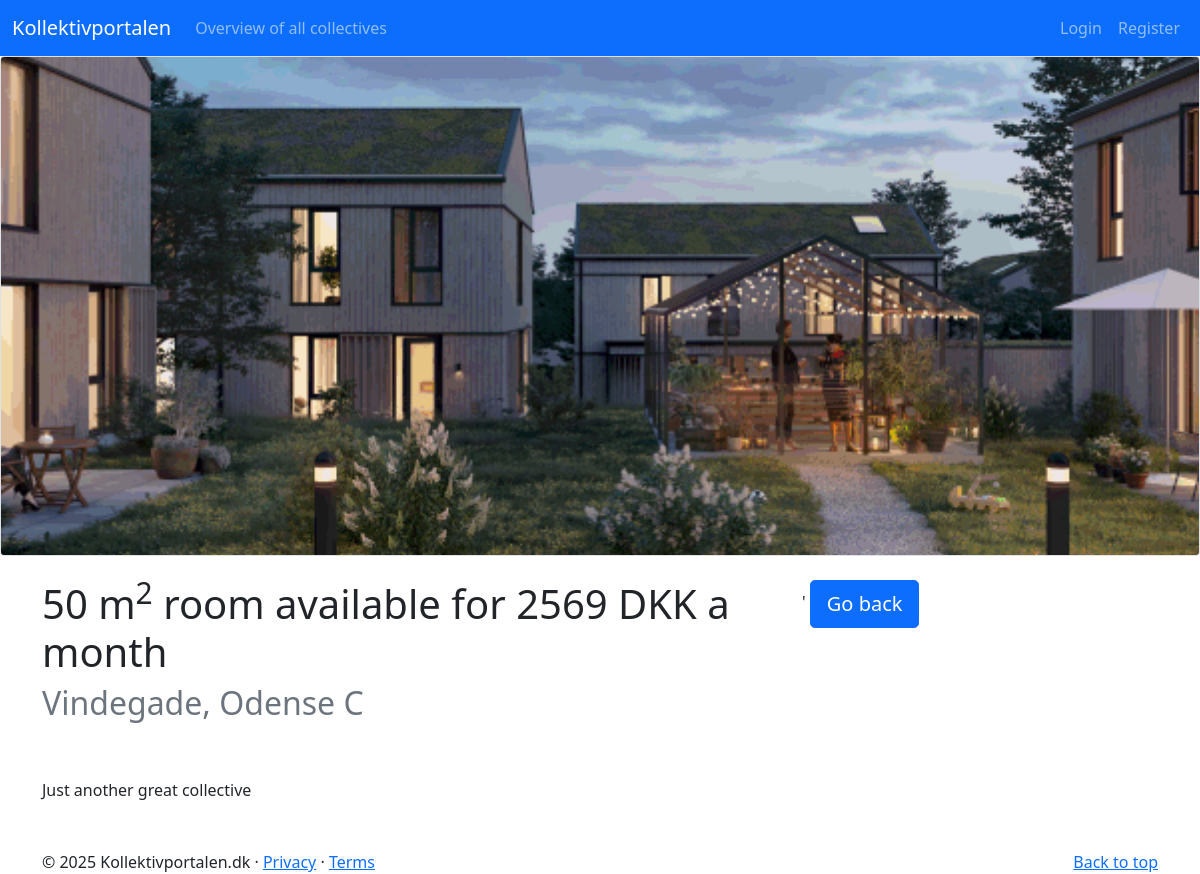
The page /collectives/1 on the database as committed earlier.
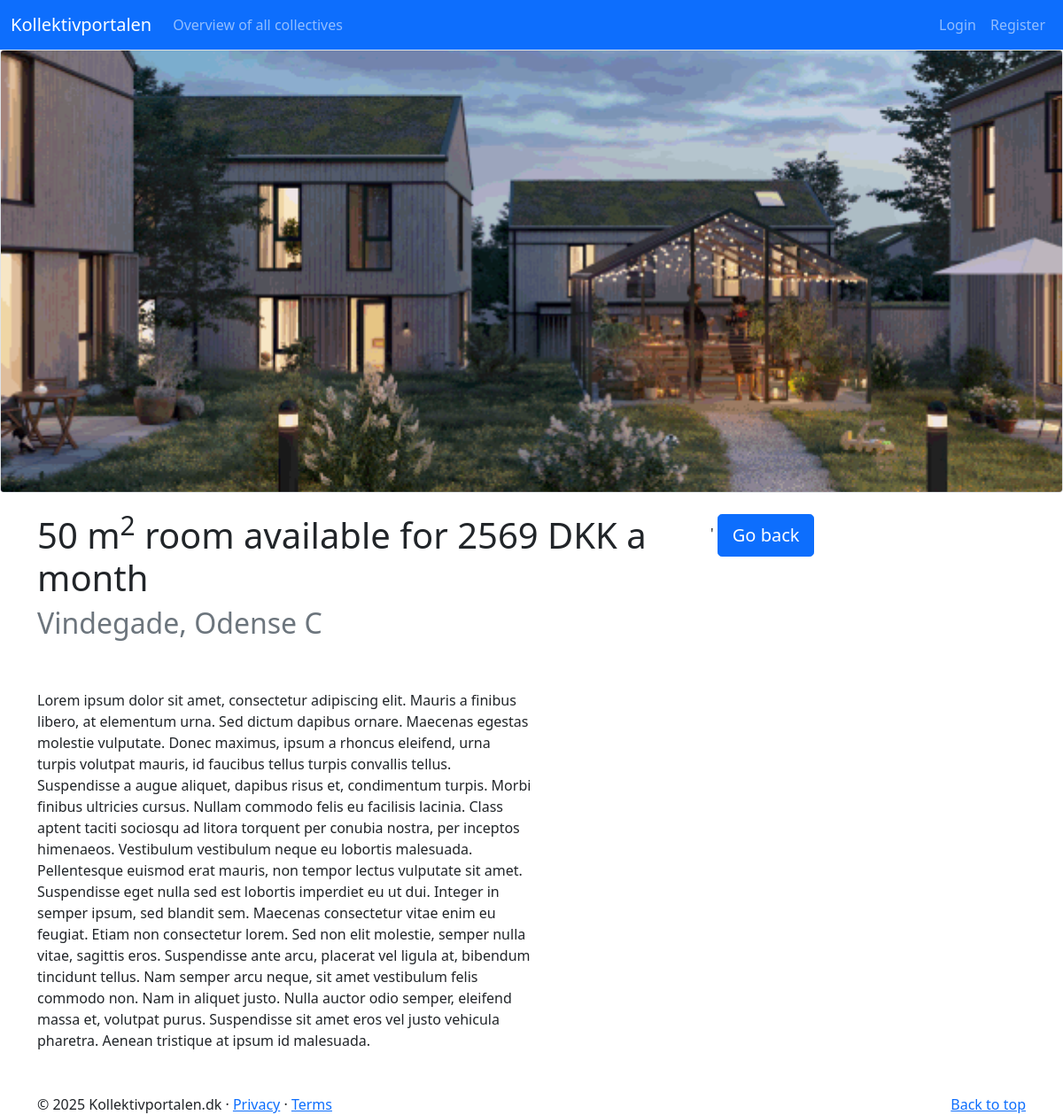
The same page on the database as committed later.
### app/__init__.py (models this page shows, shortened)
class Collective(db.Model):
    __tablename__ = 'collectives'
    id = db.Column(db.Integer, primary_key=True)
    submitter_id = db.Column(db.Integer, db.ForeignKey('users.id'), nullable=False)
    city = db.Column(db.String(80))
    street = db.Column(db.String(80))
    roomsize = db.Column(db.Integer())
    price = db.Column(db.Integer())
    description = db.Column(db.String(500))
    image = db.Column(db.String(500))   #image name.
    user = db.relationship("User", back_populates="collectives")
    applications = db.relationship("Application", back_populates="collective")
    @staticmethod
    def get_by_id(id):
        return Collective.query.filter_by(id=id).first()

### app/__init__.py (the view)
@app.route("/collectives/<int:id>", methods=["GET"])
def collectives_view(id):
    entry = Collective.get_by_id(id)
    return render_template("collectives/view.html", entry=entry)

### app/templates/collectives/view.html
{% extends 'elements/base.html' %}
{% block body%}
<section class="collectivedetails">
    <div class="container-fluid px-0 d-flex justify-content-center mb-4">
        <img src="{{ url_for('static', filename='images/' ~ entry.image) }}" class="border img-fluid rounded collectivepage" alt="Responsive image">
    </div>
    <div class="container">
        <div class="row">
            <div class="container col-8 mb-5">
                <h1 class="mb-2">
                    {{ entry.roomsize }} m<sup>2</sup> room available for {{ entry.price }} DKK a month
                </h1>
                <h2 class="text-muted">
                    {{ entry.street }}, {{ entry.city }}
                </h2>
            </div>
            <div class="container col-4">
                '
            {% if current_user.role == "seeker" %}
                <a class="btn btn-primary btn-lg" href="#" role="button">Apply</a>
            {% else %}
                <a class="btn btn-primary btn-lg" href="{{ url_for('collectives_index') }}" role="button">Go back</a>
            {% endif %}
            </div>
        </div>
        <div class="w-50">
            <p class="text-left font-weight-normal">{{ entry.description }}</p>
        </div>
    </div>
</section>
{% endblock body%}

### app/templates/elements/base.html (shortened to what this page needs)
<!DOCTYPE html>
<html lang="en">
<link href="https://cdn.jsdelivr.net/npm/bootstrap@5.0.2/dist/css/bootstrap.min.css" rel="stylesheet"
>
<head>
  <link rel="stylesheet" href="../static/own_style.css" />
</head>
<body>
  {% include 'elements/navbar.html' %}
  {%- set messages = get_flashed_messages(with_categories=true) -%}
  {% block body %}
  {% endblock %}
</body>
<footer class="container mt-5">
  <div class="float-end"><a href="#">Back to top</a></div>
  <div>© 2025 Kollektivportalen.dk · <a href="#">Privacy</a> · <a href="#">Terms</a></div>
</footer>
</html>

### app/templates/elements/navbar.html (shortened to what this page needs)
<nav class="navbar sticky-top navbar-expand-sm navbar-dark bg-primary">
    <div class="container-fluid">
        <a class="navbar-brand" href="{{ url_for('landing') }}">Kollektivportalen</a>
        <div class="collapse navbar-collapse" id="navbarSupportedContent">
            <ul class="navbar-nav">
                <li class="nav-item">
                    <a class="nav-link" href="{{ url_for('collectives_index') }}">Overview of all collectives</a>
                </li>
            </ul>
            <ul class="navbar-nav ms-auto">
                {% if current_user.is_authenticated %}
                <li class="nav-item">
                    <span class="nav-link disabled text-light">
                        Logged in
                    </span>
                </li>
                <li class="nav-item">
                    <a class="nav-link link-light" href="{{ url_for('logout')}}">Log out</a>
                </li>
                {% else %}
                <li class="nav-item">
                    <a class="nav-link link-light" href="{{ url_for('login') }}">Login</a>
                </li>
                <li class="nav-item">
                    <a class="nav-link link-light" href="{{ url_for('register') }}">Register</a>
                </li>
            </ul>
            {% endif %}
        </div>
    </div>
</nav>

### app/static/own_style.css (style rules this page uses)
.collectivepage { object-fit: cover; width: 100%; height: 500px; }

Rows that differ between the two databases and show on the page:
changed Collective "Vindegade": description "Just another great collective" → "Lorem ipsum dolor sit amet, consectetur adipiscing elit. Mauris a finibus libero, at elementum urna. Sed dictum dapibus ornare. Maecenas egestas molestie vulputate. Donec maximus, ipsum a rhoncus eleifend, urna turpis volutpat mauris, id faucibus tellus turpis convallis tellus. Suspendisse a augue aliquet, dapibus risus et, condimentum turpis. Morbi finibus ultricies cursus. Nullam commodo felis eu facilisis lacinia. Class aptent taciti sociosqu ad litora torquent per conubia nostra, per inceptos himenaeos. Vestibulum vestibulum neque eu lobortis malesuada. Pellentesque euismod erat mauris, non tempor lectus vulputate sit amet. Suspendisse eget nulla sed est lobortis imperdiet eu ut dui.…"
